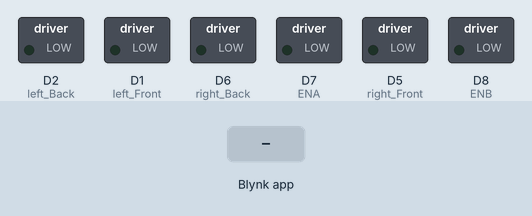
This sketch was run on a simulated ESP8266 (NodeMCU). On the bench: switched loads named in the sketch (green lamp = pin HIGH). The inputs (shaded band) are chosen by the test bench. WiFi joins after 1.5 s; servers stay silent unless stated.

Above: at 3.0 s.
3.1 s: Blynk app writes 1 to V0
At 3.7 s:
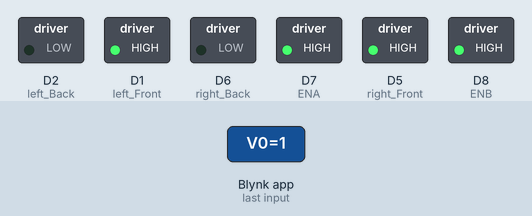
4.6 s: Blynk app writes 1 to V1
At 5.8 s:
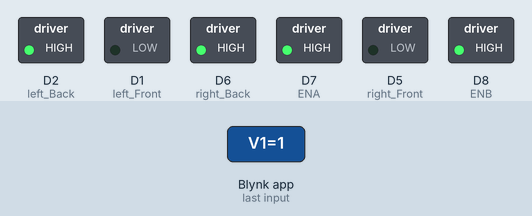
6.1 s: Blynk app writes 1 to V2
At 7.2 s:
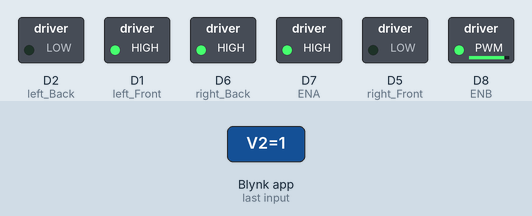
7.6 s: Blynk app writes 1 to V3
At 8.3 s:
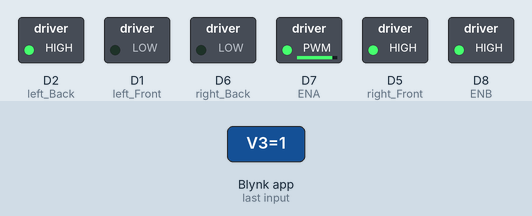
9.1 s: Blynk app writes 1 to V0
At 9.4 s:
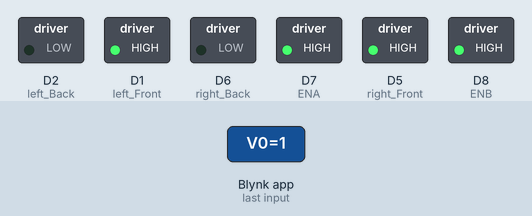
10.6 s: Blynk app writes 1 to V1
At 11.8 s:
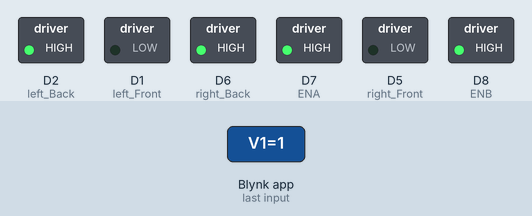
Timing chart, 0 to 13.1 s (numbered marks = the images above; inputs shaded):
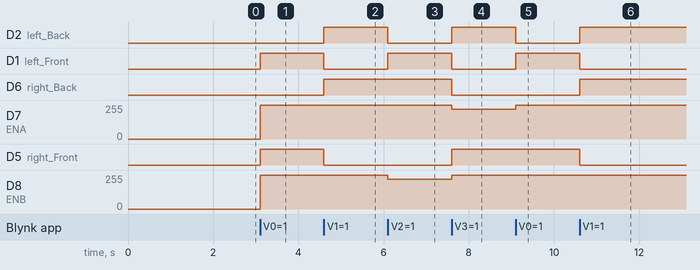

The sketch:

ESP8266-Blynk-Rover.ino
```cpp
/*
 * ---------------------------------------------------------
 * Project: ESP8266 Wi-Fi Controlled Rover
 * Controller: ESP8266
 * Motor Driver: L298N
 * Control App: Blynk IoT
 * ---------------------------------------------------------
 *
 * Description:
 * This project controls a two-wheel-drive robotic rover
 * wirelessly using the Blynk mobile application.
 *
 * The ESP8266 receives commands from Blynk and controls
 * the direction and speed of the two DC motors through
 * an L298N motor driver.
 * ---------------------------------------------------------
 */

// -------------------------
// Blynk Configuration
// -------------------------
// Replace these values with your own Blynk credentials.

#define BLYNK_TEMPLATE_ID ".............."       // Blynk Template ID
#define BLYNK_TEMPLATE_NAME "............"       // Blynk Template Name
#define BLYNK_AUTH_TOKEN "..............."        // Blynk Authentication Token

// -------------------------
// Required Libraries
// -------------------------

#include <ESP8266WiFi.h>
#include <BlynkSimpleEsp8266.h>

// -------------------------
// Wi-Fi Credentials
// -------------------------
// Replace these with your Wi-Fi network details.

char ssid[] = "..........";    // Wi-Fi network name
char pass[] = "..........";   // Wi-Fi password

// -------------------------
// Motor Control Pins
// -------------------------
// These pins are connected to the L298N motor driver.

#define left_Front  D1
#define left_Back   D2
#define right_Front D5
#define right_Back  D6

// ENA and ENB control the speed of the two motors
// using PWM signals.

#define ENA D7
#define ENB D8

// Default motor speed.
// ESP8266 analogWrite() uses a PWM range of 0-1023.
int motorSpeed = 450;


// =========================================================
//                 MOTOR CONTROL FUNCTIONS
// =========================================================

// Move the rover forward.
void front(int speed)
{
  // Left motor moves forward
  digitalWrite(left_Front, HIGH);
  digitalWrite(left_Back, LOW);

  // Right motor moves forward
  digitalWrite(right_Front, HIGH);
  digitalWrite(right_Back, LOW);

  // Set speed of both motors
  analogWrite(ENA, speed);
  analogWrite(ENB, speed);
}


// Move the rover backward.
void back(int speed)
{
  // Left motor moves backward
  digitalWrite(left_Front, LOW);
  digitalWrite(left_Back, HIGH);

  // Right motor moves backward
  digitalWrite(right_Front, LOW);
  digitalWrite(right_Back, HIGH);

  // Set speed of both motors
  analogWrite(ENA, speed);
  analogWrite(ENB, speed);
}


// Turn the rover right.
void right(int speed)
{
  // Left motor moves backward
  digitalWrite(left_Front, LOW);
  digitalWrite(left_Back, HIGH);

  // Right motor moves forward
  digitalWrite(right_Front, HIGH);
  digitalWrite(right_Back, LOW);

  // The left motor runs slower while the right
  // motor runs at the selected speed.
  analogWrite(ENA, speed / 2);
  analogWrite(ENB, speed);
}


// Turn the rover left.
void left(int speed)
{
  // Left motor moves forward
  digitalWrite(left_Front, HIGH);
  digitalWrite(left_Back, LOW);

  // Right motor moves backward
  digitalWrite(right_Front, LOW);
  digitalWrite(right_Back, HIGH);

  // The right motor runs slower while the left
  // motor runs at the selected speed.
  analogWrite(ENA, speed);
  analogWrite(ENB, speed / 2);
}


// Stop both motors.
void stop()
{
  // Disable all motor direction signals
  digitalWrite(left_Front, LOW);
  digitalWrite(left_Back, LOW);
  digitalWrite(right_Front, LOW);
  digitalWrite(right_Back, LOW);

  // Set motor speed to zero
  analogWrite(ENA, 0);
  analogWrite(ENB, 0);
}


// =========================================================
//                       SETUP
// =========================================================

void setup()
{
  // Configure motor direction pins as outputs
  pinMode(left_Front, OUTPUT);
  pinMode(left_Back, OUTPUT);
  pinMode(right_Front, OUTPUT);
  pinMode(right_Back, OUTPUT);

  // Configure motor enable pins as outputs
  pinMode(ENA, OUTPUT);
  pinMode(ENB, OUTPUT);

  // Connect ESP8266 to Wi-Fi and Blynk Cloud
  Blynk.begin(BLYNK_AUTH_TOKEN, ssid, pass);
}


// =========================================================
//                 BLYNK VIRTUAL PINS
// =========================================================

// V4 controls the motor speed using a Blynk slider.
BLYNK_WRITE(V4)
{
  motorSpeed = param.asInt();
}


// V0 controls forward movement.
BLYNK_WRITE(V0)
{
  int v0 = param.asInt();

  if (v0 == 1)
  {
    front(motorSpeed);
  }
  else
  {
    stop();
  }
}


// V1 controls backward movement.
BLYNK_WRITE(V1)
{
  int v1 = param.asInt();

  if (v1 == 1)
  {
    back(motorSpeed);
  }
  else
  {
    stop();
  }
}


// V2 controls left movement.
BLYNK_WRITE(V2)
{
  int v2 = param.asInt();

  if (v2 == 1)
  {
    left(motorSpeed);
  }
  else
  {
    stop();
  }
}


// V3 controls right movement.
BLYNK_WRITE(V3)
{
  int v3 = param.asInt();

  if (v3 == 1)
  {
    right(motorSpeed);
  }
  else
  {
    stop();
  }
}


// =========================================================
//                        MAIN LOOP
// =========================================================

void loop()
{
  // Continuously process Blynk commands.
  Blynk.run();
}
```

Measured:
- after the input at 3.1 s, D1 (left_Front), D5 (right_Front): LOW → HIGH at once; D7 (ENA), D8 (ENB): 0/255 → 255/255 at once
- after the input at 4.6 s, D2 (left_Back), D6 (right_Back): LOW → HIGH at once; D1 (left_Front), D5 (right_Front): HIGH → LOW at once
- after the input at 6.1 s, D2 (left_Back): HIGH → LOW at once; D1 (left_Front): LOW → HIGH at once; D8 (ENB): 255/255 → 225/255 at once
- after the input at 7.6 s, D2 (left_Back), D5 (right_Front): LOW → HIGH at once; D1 (left_Front), D6 (right_Back): HIGH → LOW at once; D7 (ENA): 255/255 → 225/255 at once; D8 (ENB): 225/255 → 255/255 at once
- after the input at 9.1 s, D2 (left_Back): HIGH → LOW at once; D1 (left_Front): LOW → HIGH at once; D7 (ENA): 225/255 → 255/255 at once
- after the input at 10.6 s, D2 (left_Back), D6 (right_Back): LOW → HIGH at once; D1 (left_Front), D5 (right_Front): HIGH → LOW at once
